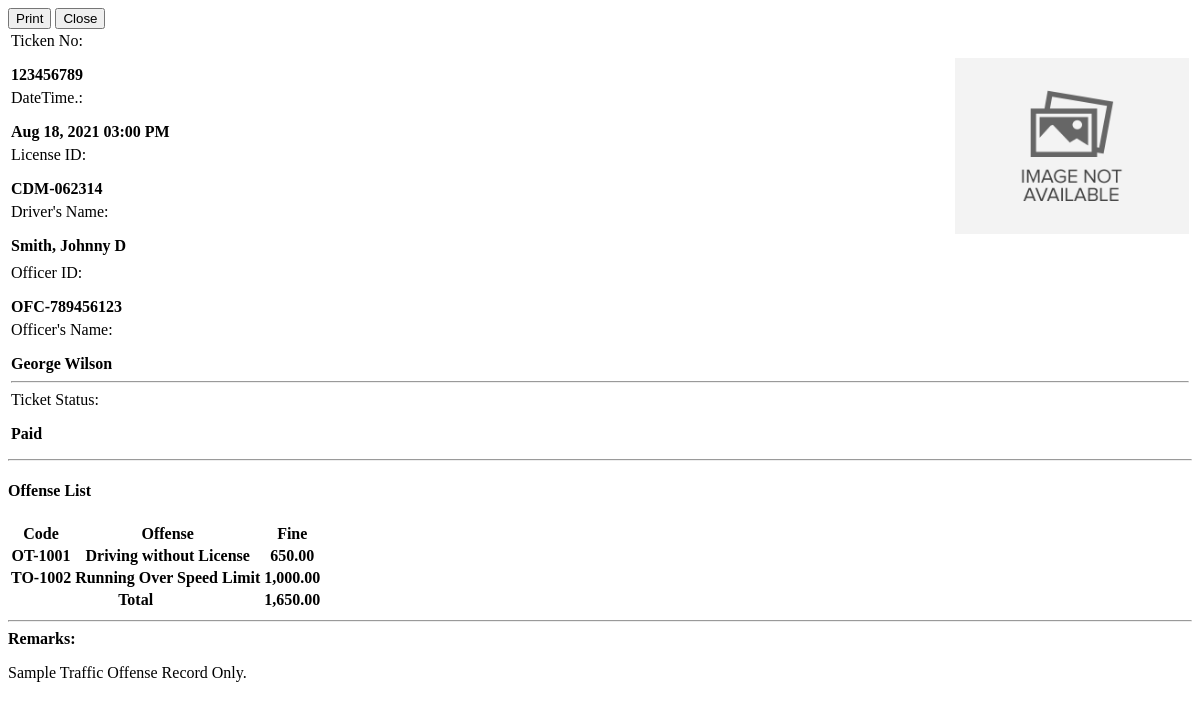
Page /admin/offenses/view_details.php?id=1 on the committed database.
### tables this page shows
CREATE TABLE `offense_items` (
  `driver_offense_id` int(30) NOT NULL,
  `offense_id` int(30) DEFAULT NULL,
  `fine` float NOT NULL,
  `status` tinyint(1) NOT NULL DEFAULT 0 COMMENT '0=pending, 1=paid',
  `date_created` datetime NOT NULL DEFAULT current_timestamp()
);

CREATE TABLE `offenses` (
  `id` int(30) NOT NULL,
  `code` varchar(50) NOT NULL,
  `name` text NOT NULL,
  `description` text NOT NULL,
  `fine` float NOT NULL,
  `status` tinyint(4) NOT NULL DEFAULT 1 COMMENT '0=Inactive, 1=Active',
  `date_created` datetime NOT NULL DEFAULT current_timestamp(),
  `date_updated` datetime DEFAULT NULL ON UPDATE current_timestamp()
);

### classes/DBConnection.php (called while the page is built, shortened)
<?php
class DBConnection{
    private $host = DB_SERVER;
    private $username = DB_USERNAME;
    private $password = DB_PASSWORD;
    private $database = DB_NAME;
    public $conn;
    public function __construct(){
        if (!isset($this->conn)) {
            $this->conn = new mysqli($this->host, $this->username, $this->password, $this->database);
        }
    }
}
?>

### classes/SystemSettings.php (called while the page is built, shortened)
<?php
class SystemSettings extends DBConnection{
	function info($field=''){
		if(!empty($field)){
			if(isset($_SESSION['system_info'][$field]))
				return $_SESSION['system_info'][$field];
			else
				return false;
		}else{
			return false;
		}
	}
}
$_settings = new SystemSettings();
?>

### config.php (called while the page is built, shortened)
<?php
require_once('classes/DBConnection.php');
require_once('classes/SystemSettings.php');
function validate_image($file){
	if(!empty($file)){
		if(is_file(base_app.$file)){
			return base_url.$file;
		}else{
			return base_url.'dist/img/no-image-available.png';
		}
	}else{
		return base_url.'dist/img/no-image-available.png';
	}
}
?>

### admin/offenses/view_details.php (the view, shortened to what this page needs)
<?php
require_once('../../config.php');
if(isset($_GET['id']) && $_GET['id'] > 0){
    $qry2 = $conn->query("SELECT i.*,o.code,o.name from `offense_items` i inner join `offenses` o on i.offense_id = o.id where i.driver_offense_id = '{$_GET['id']}' ");
    $offense_arr = array();
	if($qry2->num_rows > 0){
        while($row = $qry2->fetch_assoc()){
            $offense_arr[]=$row;
        }
    }
}
?>
<div class="container-fluid">
    <div class="w-100 d-flex justify-content-end mb-2">
        <button class="btn btn-flat btn-sm btn-default bg-lightblue" type="button" id="print"><i class="fa fa-print"></i> Print</button>
        <button class="btn btn-flat btn-sm btn-default bg-black" data-dismiss="modal"><i class="fa fa-times"></i> Close</button>
    </div>
    <div class="border border-dark px-2 py-2" id="print_out">
        <table class="table boder-0">
            <tr class='boder-0'>
                <td width="80%" class='boder-0 align-bottom'>
                    <div class="row">
                        <div class="col-12">
                            <div class="row justify-content-between  w-max-100">
                                <div class="col-6 d-flex w-max-100">
                                    <label class="float-left w-auto whitespace-nowrap">Ticken No: </label>
                                    <p class="col-md-auto border-bottom px-2 border-dark w-100"><b><?php echo $ticket_no ?></b></p>
                                </div>
                                <div class="col-6 d-flex w-max-100">
                                    <label class="float-left w-auto whitespace-nowrap">DateTime.: </label>
                                    <p class="col-md-auto border-bottom px-2 border-dark w-100"><b><?php echo date("M d, Y h:i A",strtotime($date_created)) ?></b></p>
                                </div>
                            </div>
                            <div class="d-flex w-max-100">
                                <label class="float-left w-auto whitespace-nowrap">License ID:</label>
                                <p class="col-md-auto border-bottom border-dark w-100"><b><?php echo $license_id_no ?></b></p>
                            </div>
                            <div class="d-flex w-max-100">
                                <label class="float-left w-auto whitespace-nowrap">Driver's Name:</label>
                                <p class="col-md-auto border-bottom border-dark w-100"><b><?php echo $driver ?></b></p>
                            </div>
                        </div>
                    </div>
                </td>
                <td width="20%" class="border-3 border-dark">
                    <div class="w-100 d-flex align-items-center justify-content-center">
                        <img src="<?php echo validate_image($_settings->info('logo')) ?>" alt="<?php $_settings->info('short_name') ?>" class="img-thumnail" id="cimg">
                    </div>
                </td>
            </tr>
            <tr>
                <td colspan='2'>
                    <div class="d-flex w-max-100">
                        <label class="float-left w-auto whitespace-nowrap">Officer ID:</label>
                        <p class="col-md-auto border-bottom border-dark w-100"><b><?php echo $officer_id ?></b></p>
                    </div>
                    <div class="d-flex w-max-100">
                        <label class="float-left w-auto whitespace-nowrap">Officer's Name:</label>
                        <p class="col-md-auto border-bottom border-dark w-100"><b><?php echo $officer_name ?></b></p>
                    </div>
                    <hr>
                    <div class="d-flex w-max-100">
                        <label class="float-left w-auto whitespace-nowrap">Ticket Status:</label>
                        <p class=" border-bottom border-dark px-4"><b><?php echo ($status == 1) ? "Paid" : "" ?></b></p>
                    </div>
                </td>
            </tr>
        </table>
        <hr class='bg-dark border-dark'>
        <h4 class="text-center"><b>Offense List</b></h4>
        <table class='table table-stripped px-4'>
            <thead>
                <tr>
                    <th>Code</th>
                    <th>Offense</th>
                    <th>Fine</th>
                </tr>
            </thead>
            <tbody>
                <?php
                foreach($offense_arr as $row):
                ?>
                <tr>
                    <th><?php echo $row['code'] ?></th>
                    <th><?php echo $row['name'] ?></th>
                    <th class='text-right'><?php echo number_format($row['fine'],2) ?></th>
                </tr>
                <?php endforeach; ?>
            </tbody>
            <tfoot>
                <tr>
                    <th class='text-center' colspan="2">Total</th>
                    <th class="text-right"><?php echo number_format($total_amount,2) ?></th>
                </tr>
            </tfoot>
        </table>
        <hr class="bg-dark border-dark">
        <b>Remarks:</b>
        <p><?php echo $remarks ?></p>
    </div>
</div>

### admin/offenses/view_details.php (style rules this page uses)
img#cimg { height: 100%; width: 100%; object-fit: scale-down; object-position: center center; }
p,label { margin-bottom:5px; }

### rows in the picture
offense_items: offense_id.code "OT-1001", offense_id.name "Driving without License", fine "650.00"
offense_items: offense_id.code "TO-1002", offense_id.name "Running Over Speed Limit", fine "1,000.00"

### other values in the picture
$ticket_no "123456789"
date("M d, Y h:i A",strtotime($date_created)) "Aug 18, 2021 03:00 PM"
$license_id_no "CDM-062314"
$driver "Smith, Johnny D"
$officer_id "OFC-789456123"
$officer_name "George Wilson"
$total_amount "1,650.00"
$remarks "Sample Traffic Offense Record Only."
